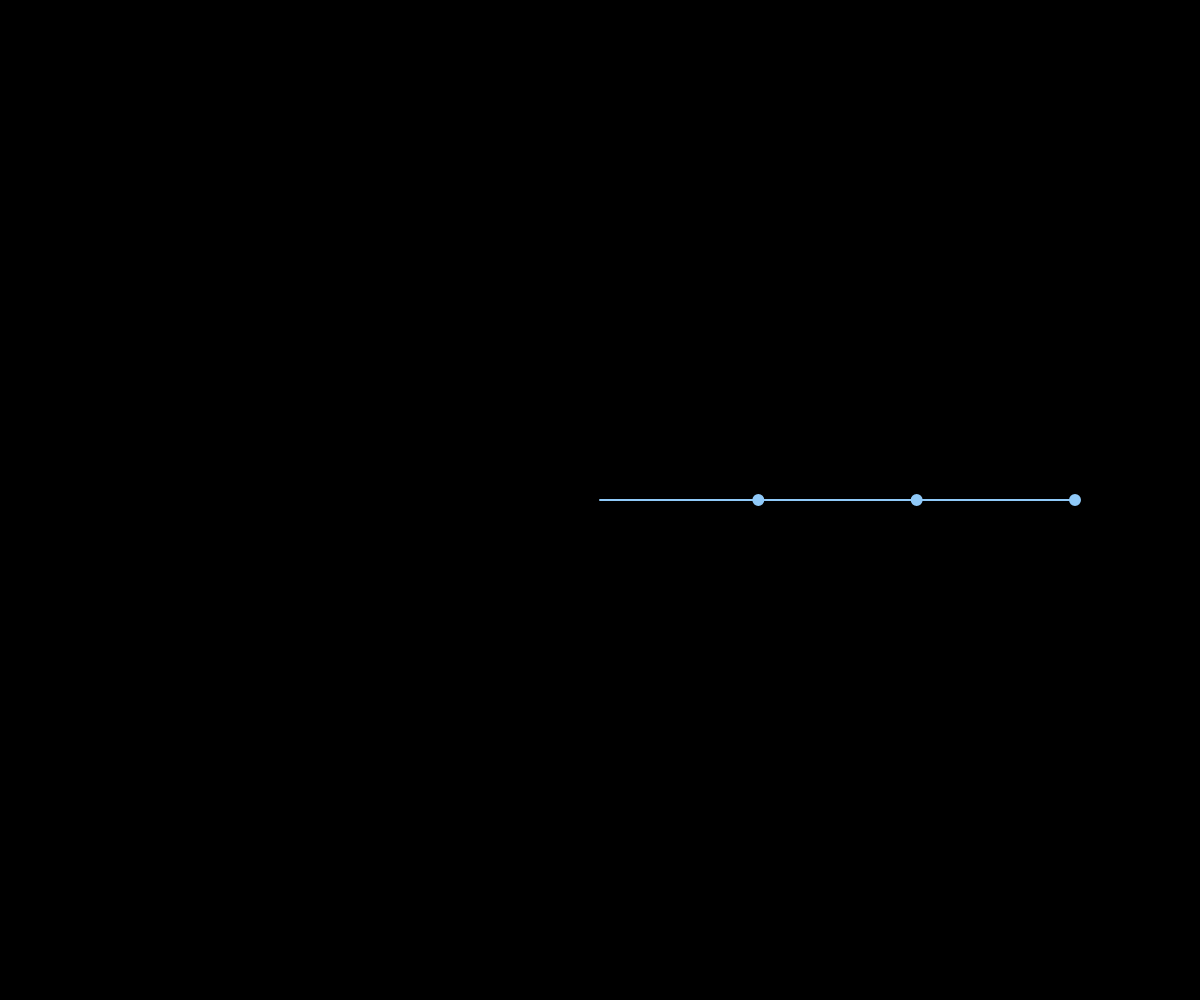
Frame 1 (no input)
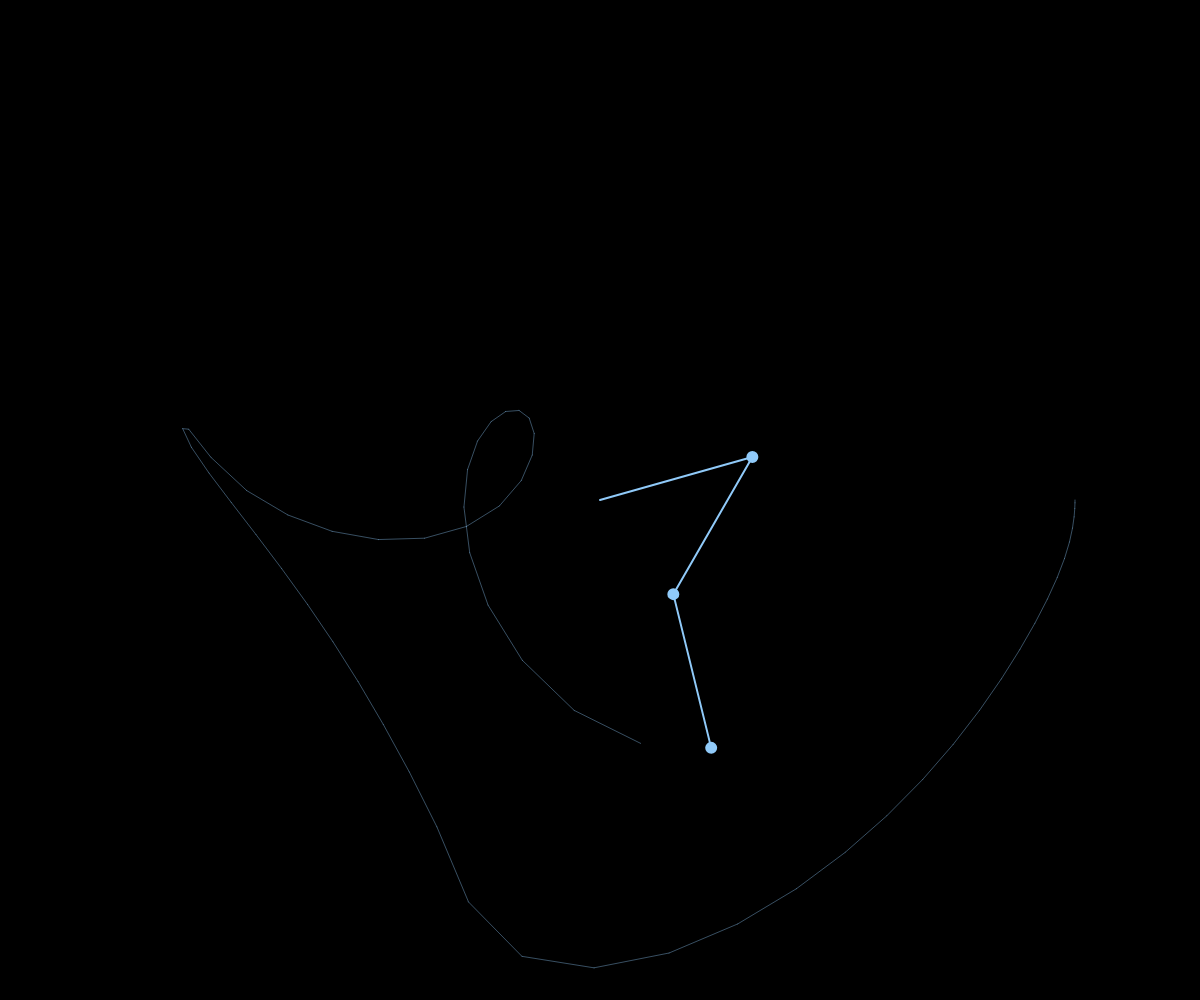
Frame 60 (no input)
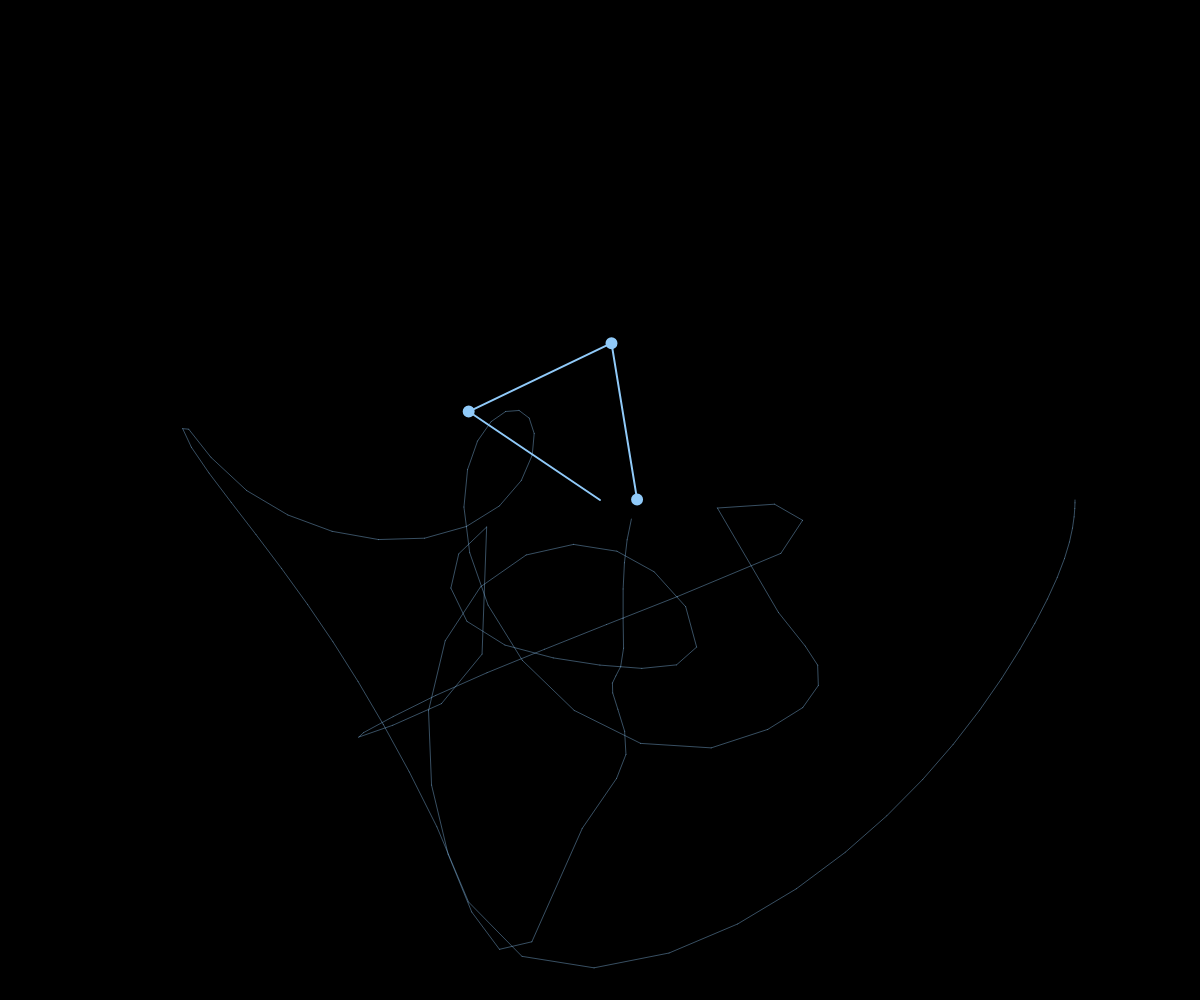
Frame 120 (the mouse pressed at the canvas centre since frame 60)

The p5.js sketch that drew these frames (run headless with seeded random() and noise() and a simulated clock; from frame 60 on, the mouse is pressed at the canvas centre):

// p5.js sketch
// ── sketch.js
var h = 0.6;
var g = 0.0495;
var t = 0;
var m = [1,1,1];
var l = [1,1,1];
var tau = [0,0,0];
// var u = [1,1.5,1.75,0,0,0];
var u = [0,0,0,0,0,0];
var lenScalar = 100;
let buffer;
var prev;
function setup() {
  createCanvas(windowWidth,windowHeight);
  lenScalar = (min(width,height) - 50) / (2 * m.length);
  buffer = createGraphics(width, height);
  buffer.background(0);
  buffer.translate(width/2,height/2);
}

function draw() {
  strokeWeight(2);
  stroke(144, 202, 249);
  fill(144, 202, 249);
  background(0);
  translate(0,0);
  imageMode(CORNER);
  image(buffer, 0, 0, width, height);
  translate(width/2,height/2);
  var S = applyS();
  u = myadd(u,mymult(S,h));
  var pos = [createVector(0,0)];
  for(var i = 1; i <= 3; i++) {
    pos[i] = pos[i-1].copy();
    pos[i].add(createVector(l[i-1]*cos(u[i-1]),-l[i-1]*sin(u[i-1])));
  }
  
  for(i = 1; i <= 3; i++) {
    line(lenScalar*pos[i-1].x,lenScalar*pos[i-1].y,lenScalar*pos[i].x,lenScalar*pos[i].y);
  }
  
  for(i = 1; i <= 3; i++) {
    circle(lenScalar*pos[i].x,lenScalar*pos[i].y,10);
  }
  
  colorMode(RGB);
  buffer.stroke(144, 202, 249, 100);
  if (frameCount > 1) {
    buffer.line(lenScalar*prev.x, lenScalar*prev.y, lenScalar*pos[pos.length-1].x, lenScalar*pos[pos.length-1].y);
    }
  prev = pos[pos.length-1].copy();  
}

function myadd(arr1, arr2) {
  if(arr1.length != arr2.length) return;
  for(var i = 0; i < arr1.length; i++) {
    arr1[i] += arr2[i];
  }
  return arr1;
}

function mymult(arr,coef) {
  for(var i = 0; i < arr.length; i++) {
    arr[i] *= coef;
  }
  return arr;
}

function M(x,N,m){
	s = 0
	for (var i = x; i < N+1; i++) {
		s += m[i-1];
    }
	return s
}

function delta(p,n,m) {
	return M(n,m.length,m) / M(p,m.length,m);
}

function applyS() {
  return [u[3],u[4],u[5],(-cos(u[0])*cos(u[1]-u[2])**2*delta(2,3,m)*g + cos(u[0])*g - cos(u[0]-u[1])*cos(u[1])*delta(1,2,m)*g + cos(u[0]-u[1])*cos(u[1]-u[2])*cos(u[2])*delta(1,2,m)*delta(2,3,m)*g - cos(u[0]-u[1])*cos(u[1]-u[2])*delta(1,2,m)*delta(2,3,m)*l[0]*sin(u[0]-u[2])*u[3]**2 - cos(u[0]-u[1])*cos(u[1]-u[2])*delta(1,2,m)*delta(2,3,m)*l[1]*sin(u[1]-u[2])*u[4]**2 - cos(u[0]-u[1])*cos(u[1]-u[2])*delta(1,2,m)*delta(2,3,m)*tau[2]/(M(3,3,m)*l[2]) - cos(u[0]-u[1])*delta(1,2,m)*delta(2,3,m)*l[2]*sin(u[1]-u[2])*u[5]**2 + cos(u[0]-u[1])*delta(1,2,m)*l[0]*sin(u[0]-u[1])*u[3]**2 + cos(u[0]-u[1])*delta(1,2,m)*tau[1]/(M(2,3,m)*l[1]) + cos(u[0]-u[2])*cos(u[1])*cos(u[1]-u[2])*delta(1,3,m)*g + cos(u[0]-u[2])*cos(u[1]-u[2])*delta(1,3,m)*delta(2,3,m)*l[2]*sin(u[1]-u[2])*u[5]**2 - cos(u[0]-u[2])*cos(u[1]-u[2])*delta(1,3,m)*l[0]*sin(u[0]-u[1])*u[3]**2 - cos(u[0]-u[2])*cos(u[1]-u[2])*delta(1,3,m)*tau[1]/(M(2,3,m)*l[1]) - cos(u[0]-u[2])*cos(u[2])*delta(1,3,m)*g + cos(u[0]-u[2])*delta(1,3,m)*l[0]*sin(u[0]-u[2])*u[3]**2 + cos(u[0]-u[2])*delta(1,3,m)*l[1]*sin(u[1]-u[2])*u[4]**2 + cos(u[0]-u[2])*delta(1,3,m)*tau[2]/(M(3,3,m)*l[2]) - cos(u[1]-u[2])**2*delta(1,2,m)*delta(2,3,m)*l[1]*sin(u[0]-u[1])*u[4]**2 - cos(u[1]-u[2])**2*delta(1,3,m)*delta(2,3,m)*l[2]*sin(u[0]-u[2])*u[5]**2 + cos(u[1]-u[2])**2*delta(2,3,m)*tau[0]/(M(1,3,m)*l[0]) + delta(1,2,m)*l[1]*sin(u[0]-u[1])*u[4]**2 + delta(1,3,m)*l[2]*sin(u[0]-u[2])*u[5]**2 - tau[0]/(M(1,3,m)*l[0]))/(l[0]*(cos(u[0]-u[1])**2*delta(1,2,m) - cos(u[0]-u[1])*cos(u[0]-u[2])*cos(u[1]-u[2])*delta(1,2,m)*delta(2,3,m) - cos(u[0]-u[1])*cos(u[0]-u[2])*cos(u[1]-u[2])*delta(1,3,m) + cos(u[0]-u[2])**2*delta(1,3,m) + cos(u[1]-u[2])**2*delta(2,3,m) - 1)),(-((cos(u[0]-u[1])**2*delta(1,2,m) - 1)*(cos(u[0]-u[2])**2*delta(1,3,m) - 1) - (cos(u[0]-u[1])*cos(u[0]-u[2])*delta(1,2,m) - cos(u[1]-u[2]))*(cos(u[0]-u[1])*cos(u[0]-u[2])*delta(1,3,m) - cos(u[1]-u[2])*delta(2,3,m)))*(cos(u[0]-u[1])*(cos(u[0])*g + delta(1,2,m)*l[1]*sin(u[0]-u[1])*u[4]**2 + delta(1,3,m)*l[2]*sin(u[0]-u[2])*u[5]**2 - tau[0]/(M(1,3,m)*l[0])) - cos(u[1])*g - delta(2,3,m)*l[2]*sin(u[1]-u[2])*u[5]**2 + l[0]*sin(u[0]-u[1])*u[3]**2 + tau[1]/(M(2,3,m)*l[1])) + ((cos(u[0]-u[1])**2*delta(1,2,m) - 1)*(cos(u[0]-u[2])*(cos(u[0])*g + delta(1,2,m)*l[1]*sin(u[0]-u[1])*u[4]**2 + delta(1,3,m)*l[2]*sin(u[0]-u[2])*u[5]**2 - tau[0]/(M(1,3,m)*l[0])) - cos(u[2])*g + l[0]*sin(u[0]-u[2])*u[3]**2 + l[1]*sin(u[1]-u[2])*u[4]**2 + tau[2]/(M(3,3,m)*l[2])) - (cos(u[0]-u[1])*cos(u[0]-u[2])*delta(1,2,m) - cos(u[1]-u[2]))*(cos(u[0]-u[1])*(cos(u[0])*g + delta(1,2,m)*l[1]*sin(u[0]-u[1])*u[4]**2 + delta(1,3,m)*l[2]*sin(u[0]-u[2])*u[5]**2 - tau[0]/(M(1,3,m)*l[0])) - cos(u[1])*g - delta(2,3,m)*l[2]*sin(u[1]-u[2])*u[5]**2 + l[0]*sin(u[0]-u[1])*u[3]**2 + tau[1]/(M(2,3,m)*l[1])))*(cos(u[0]-u[1])*cos(u[0]-u[2])*delta(1,3,m) - cos(u[1]-u[2])*delta(2,3,m)))/(l[1]*(cos(u[0]-u[1])**2*delta(1,2,m) - 1)*((cos(u[0]-u[1])**2*delta(1,2,m) - 1)*(cos(u[0]-u[2])**2*delta(1,3,m) - 1) - (cos(u[0]-u[1])*cos(u[0]-u[2])*delta(1,2,m) - cos(u[1]-u[2]))*(cos(u[0]-u[1])*cos(u[0]-u[2])*delta(1,3,m) - cos(u[1]-u[2])*delta(2,3,m)))),(-(cos(u[0]-u[1])**2*delta(1,2,m) - 1)*(cos(u[0]-u[2])*(cos(u[0])*g + delta(1,2,m)*l[1]*sin(u[0]-u[1])*u[4]**2 + delta(1,3,m)*l[2]*sin(u[0]-u[2])*u[5]**2 - tau[0]/(M(1,3,m)*l[0])) - cos(u[2])*g + l[0]*sin(u[0]-u[2])*u[3]**2 + l[1]*sin(u[1]-u[2])*u[4]**2 + tau[2]/(M(3,3,m)*l[2])) + (cos(u[0]-u[1])*cos(u[0]-u[2])*delta(1,2,m) - cos(u[1]-u[2]))*(cos(u[0]-u[1])*(cos(u[0])*g + delta(1,2,m)*l[1]*sin(u[0]-u[1])*u[4]**2 + delta(1,3,m)*l[2]*sin(u[0]-u[2])*u[5]**2 - tau[0]/(M(1,3,m)*l[0])) - cos(u[1])*g - delta(2,3,m)*l[2]*sin(u[1]-u[2])*u[5]**2 + l[0]*sin(u[0]-u[1])*u[3]**2 + tau[1]/(M(2,3,m)*l[1])))/(l[2]*((cos(u[0]-u[1])**2*delta(1,2,m) - 1)*(cos(u[0]-u[2])**2*delta(1,3,m) - 1) - (cos(u[0]-u[1])*cos(u[0]-u[2])*delta(1,2,m) - cos(u[1]-u[2]))*(cos(u[0]-u[1])*cos(u[0]-u[2])*delta(1,3,m) - cos(u[1]-u[2])*delta(2,3,m))))];
}
